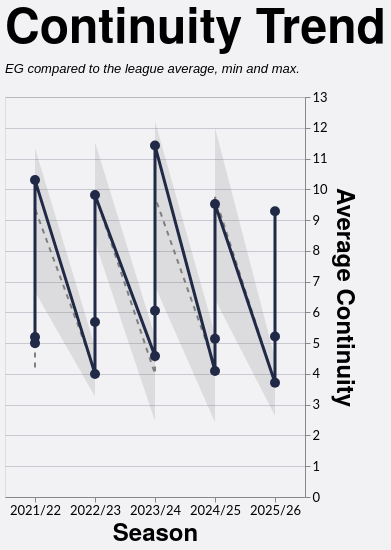

Vega-Lite specification for this chart:
### Vega-Lite specification from a JSON file in a GitHub repository (floating-point values rounded to 4 significant figures)
{"config": {"axis": {"labelFont": "Lato, sans-serif", "titleFont": "PT Sans Narrow, Helvetica Neue, Helvetica, Arial, sans-serif", "labelFontSize": 13, "titleFontSize": 24, "gridColor": "#202947", "gridOpacity": 0.2}, "header": {"labelFont": "PT Sans Narrow, Helvetica Neue, Helvetica, Arial, sans-serif", "titleFont": "PT Sans Narrow, Helvetica Neue, Helvetica, Arial, sans-serif", "labelFontSize": 24, "titleFontSize": 28, "labelFontWeight": "bold", "orient": "left"}, "legend": {"labelFont": "Lato, sans-serif", "titleFont": "PT Sans Narrow, Helvetica Neue, Helvetica, Arial, sans-serif", "labelFontSize": 14, "titleFontSize": 16, "titlePadding": 5, "fillColor": "white", "strokeColor": "black", "padding": 10, "titleFontWeight": "lighter", "titleFontStyle": "italic", "titleColor": "gray", "offset": 10}, "title": {"font": "PT Sans Narrow, Helvetica Neue, Helvetica, Arial, sans-serif", "fontSize": 48, "fontWeight": "bold", "anchor": "start", "align": "center", "titlePadding": 20, "subtitlePadding": 10, "subtitleFontSize": 13, "subtitleColor": "", "subtitleFontStyle": "italic", "offset": 15, "color": "black"}, "axisX": {"labelAngle": 0}, "facet": {"title": null, "header": null, "align": {"row": "each", "column": "each"}}, "resolve": {"scale": {"y": "independent", "facet": "independent"}}, "background": "#f2f1f4"}, "layer": [{"mark": {"type": "area", "color": "gray", "opacity": 0.2}, "encoding": {"tooltip": [{"field": "Season", "title": "Season", "type": "nominal"}, {"field": "League Min", "format": ".2f", "title": "League Min", "type": "quantitative"}, {"field": "League Max", "format": ".2f", "title": "League Max", "type": "quantitative"}, {"field": "League Average", "format": ".2f", "title": "League Average", "type": "quantitative"}], "x": {"field": "Season", "title": "Season", "type": "nominal"}, "y": {"field": "League Min", "title": "Average Continuity", "type": "quantitative"}, "y2": {"field": "League Max"}}}, {"mark": {"type": "line", "color": "gray", "strokeDash": [5, 5], "strokeWidth": 2}, "encoding": {"tooltip": [{"field": "Season", "title": "Season", "type": "nominal"}, {"field": "League Average", "format": ".2f", "title": "League Average", "type": "quantitative"}], "x": {"field": "Season", "type": "nominal"}, "y": {"axis": {"orient": "right"}, "field": "League Average", "type": "quantitative"}}}, {"mark": {"type": "line", "point": {"size": 100}, "strokeWidth": 3}, "encoding": {"color": {"field": "Color1", "legend": null, "scale": null, "type": "nominal"}, "tooltip": [{"field": "Season", "title": "Season", "type": "nominal"}, {"field": "Team", "title": "Team", "type": "nominal"}, {"field": "Unit", "title": "Unit", "type": "nominal"}, {"field": "Average Retention", "format": ".2f", "title": "Average Players Retained", "type": "quantitative"}], "x": {"field": "Season", "type": "nominal"}, "y": {"field": "Average Retention", "type": "quantitative"}}}], "data": {"name": "data-9e93f7c191b255313d1cd38fb3aa20d9"}, "height": 400, "title": {"text": "Continuity Trend", "subtitle": "EG compared to the league average, min and max."}, "width": 300, "$schema": "https://vega.github.io/schema/vega-lite/v5.20.1.json", "datasets": {"data-9e93f7c191b255313d1cd38fb3aa20d9": [{"Season": "2021/22", "Unit": "Backs", "League Min": 2.833, "League Max": 5.333, "League Average": 4.206, "Team": "East Grinstead", "Average Retention": 5.0, "Color1": "#202946", "Color2": "#7d96e8"}, {"Season": "2021/22", "Unit": "Forwards", "League Min": 3.667, "League Max": 5.75, "League Average": 4.746, "Team": "East Grinstead", "Average Retention": 5.2, "Color1": "#202946", "Color2": "#7d96e8"}, {"Season": "2021/22", "Unit": "Total", "League Min": 6.667, "League Max": 11.33, "League Average": 9.367, "Team": "East Grinstead", "Average Retention": 10.3, "Color1": "#202946", "Color2": "#7d96e8"}, {"Season": "2022/23", "Unit": "Backs", "League Min": 3.267, "League Max": 4.875, "League Average": 4.092, "Team": "East Grinstead", "Average Retention": 4.0, "Color1": "#202946", "Color2": "#7d96e8"}, {"Season": "2022/23", "Unit": "Forwards", "League Min": 4.059, "League Max": 6.0, "League Average": 5.104, "Team": "East Grinstead", "Average Retention": 5.688, "Color1": "#202946", "Color2": "#7d96e8"}, {"Season": "2022/23", "Unit": "Total", "League Min": 8.294, "League Max": 11.53, "League Average": 9.83, "Team": "East Grinstead", "Average Retention": 9.812, "Color1": "#202946", "Color2": "#7d96e8"}, {"Season": "2023/24", "Unit": "Backs", "League Min": 2.462, "League Max": 5.211, "League Average": 3.999, "Team": "East Grinstead", "Average Retention": 4.579, "Color1": "#202946", "Color2": "#7d96e8"}, {"Season": "2023/24", "Unit": "Forwards", "League Min": 3.538, "League Max": 6.526, "League Average": 5.06, "Team": "East Grinstead", "Average Retention": 6.053, "Color1": "#202946", "Color2": "#7d96e8"}, {"Season": "2023/24", "Unit": "Total", "League Min": 6.846, "League Max": 12.21, "League Average": 9.744, "Team": "East Grinstead", "Average Retention": 11.42, "Color1": "#202946", "Color2": "#7d96e8"}, {"Season": "2024/25", "Unit": "Backs", "League Min": 2.429, "League Max": 5.286, "League Average": 4.248, "Team": "East Grinstead", "Average Retention": 4.095, "Color1": "#202946", "Color2": "#7d96e8"}, {"Season": "2024/25", "Unit": "Forwards", "League Min": 2.762, "League Max": 6.143, "League Average": 4.978, "Team": "East Grinstead", "Average Retention": 5.143, "Color1": "#202946", "Color2": "#7d96e8"}, {"Season": "2024/25", "Unit": "Total", "League Min": 6.429, "League Max": 12.0, "League Average": 9.753, "Team": "East Grinstead", "Average Retention": 9.524, "Color1": "#202946", "Color2": "#7d96e8"}, {"Season": "2025/26", "Unit": "Backs", "League Min": 2.643, "League Max": 4.5, "League Average": 3.704, "Team": "East Grinstead", "Average Retention": 3.714, "Color1": "#202946", "Color2": "#7d96e8"}, {"Season": "2025/26", "Unit": "Forwards", "League Min": 3.429, "League Max": 5.231, "League Average": 4.516, "Team": "East Grinstead", "Average Retention": 5.214, "Color1": "#202946", "Color2": "#7d96e8"}, {"Season": "2025/26", "Unit": "Total", "League Min": 7.357, "League Max": 10.85, "League Average": 9.225, "Team": "East Grinstead", "Average Retention": 9.286, "Color1": "#202946", "Color2": "#7d96e8"}]}}
